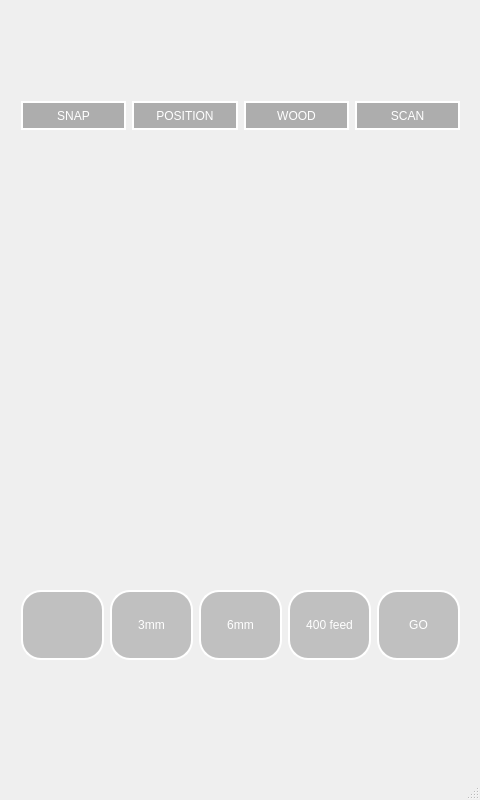
<?xml version="1.0" encoding="UTF-8"?>
<ui version="4.0">
 <class>MainWindow</class>
 <widget class="QMainWindow" name="MainWindow">
  <property name="geometry">
   <rect>
    <x>0</x>
    <y>0</y>
    <width>480</width>
    <height>800</height>
   </rect>
  </property>
  <property name="minimumSize">
   <size>
    <width>320</width>
    <height>480</height>
   </size>
  </property>
  <property name="maximumSize">
   <size>
    <width>480</width>
    <height>800</height>
   </size>
  </property>
  <property name="baseSize">
   <size>
    <width>320</width>
    <height>480</height>
   </size>
  </property>
  <property name="windowTitle">
   <string>MainWindow</string>
  </property>
  <widget class="QWidget" name="centralWidget">
   <property name="minimumSize">
    <size>
     <width>320</width>
     <height>480</height>
    </size>
   </property>
   <property name="maximumSize">
    <size>
     <width>480</width>
     <height>800</height>
    </size>
   </property>
   <property name="baseSize">
    <size>
     <width>320</width>
     <height>480</height>
    </size>
   </property>
   <widget class="QWidget" name="horizontalLayoutWidget">
    <property name="geometry">
     <rect>
      <x>10</x>
      <y>590</y>
      <width>461</width>
      <height>81</height>
     </rect>
    </property>
    <layout class="QHBoxLayout" name="horizontalLayout_1" stretch="0,0,0,0,0">
     <property name="spacing">
      <number>-1</number>
     </property>
     <property name="sizeConstraint">
      <enum>QLayout::SetDefaultConstraint</enum>
     </property>
     <property name="topMargin">
      <number>0</number>
     </property>
     <item>
      <widget class="QPushButton" name="btnPreview_4">
       <property name="enabled">
        <bool>true</bool>
       </property>
       <property name="sizePolicy">
        <sizepolicy hsizetype="Minimum" vsizetype="Expanding">
         <horstretch>0</horstretch>
         <verstretch>0</verstretch>
        </sizepolicy>
       </property>
       <property name="autoFillBackground">
        <bool>false</bool>
       </property>
       <property name="styleSheet">
        <string notr="true">background-color: rgba(0, 0, 0, 50);
border: 2px solid white;
border-radius: 20px;
color: white;</string>
       </property>
       <property name="text">
        <string/>
       </property>
       <property name="icon">
        <iconset>
         <normaloff>../../../../Downloads/green_dot.png</normaloff>../../../../Downloads/green_dot.png</iconset>
       </property>
      </widget>
     </item>
     <item>
      <widget class="QPushButton" name="btnPreview_3">
       <property name="enabled">
        <bool>true</bool>
       </property>
       <property name="sizePolicy">
        <sizepolicy hsizetype="Minimum" vsizetype="Expanding">
         <horstretch>0</horstretch>
         <verstretch>0</verstretch>
        </sizepolicy>
       </property>
       <property name="styleSheet">
        <string notr="true">background-color: rgba(0, 0, 0, 50);
border: 2px solid white;
border-radius: 20px;
color: white;</string>
       </property>
       <property name="text">
        <string>3mm</string>
       </property>
      </widget>
     </item>
     <item>
      <widget class="QPushButton" name="btnPreview_2">
       <property name="enabled">
        <bool>true</bool>
       </property>
       <property name="sizePolicy">
        <sizepolicy hsizetype="Minimum" vsizetype="Expanding">
         <horstretch>0</horstretch>
         <verstretch>0</verstretch>
        </sizepolicy>
       </property>
       <property name="styleSheet">
        <string notr="true">background-color: rgba(0, 0, 0, 50);
border: 2px solid white;
border-radius: 20px;
color: white;</string>
       </property>
       <property name="text">
        <string>6mm</string>
       </property>
      </widget>
     </item>
     <item>
      <widget class="QPushButton" name="btnPreview">
       <property name="enabled">
        <bool>true</bool>
       </property>
       <property name="sizePolicy">
        <sizepolicy hsizetype="Minimum" vsizetype="Expanding">
         <horstretch>0</horstretch>
         <verstretch>0</verstretch>
        </sizepolicy>
       </property>
       <property name="styleSheet">
        <string notr="true">background-color: rgba(0, 0, 0, 50);
border: 2px solid white;
border-radius: 20px;
color: white;</string>
       </property>
       <property name="text">
        <string>400 feed</string>
       </property>
      </widget>
     </item>
     <item>
      <widget class="QPushButton" name="btnSnap">
       <property name="sizePolicy">
        <sizepolicy hsizetype="Minimum" vsizetype="Expanding">
         <horstretch>0</horstretch>
         <verstretch>0</verstretch>
        </sizepolicy>
       </property>
       <property name="palette">
        <palette>
         <active>
          <colorrole role="WindowText">
           <brush brushstyle="SolidPattern">
            <color alpha="255">
             <red>255</red>
             <green>255</green>
             <blue>255</blue>
            </color>
           </brush>
          </colorrole>
          <colorrole role="Button">
           <brush brushstyle="SolidPattern">
            <color alpha="50">
             <red>0</red>
             <green>0</green>
             <blue>0</blue>
            </color>
           </brush>
          </colorrole>
          <colorrole role="Text">
           <brush brushstyle="SolidPattern">
            <color alpha="255">
             <red>255</red>
             <green>255</green>
             <blue>255</blue>
            </color>
           </brush>
          </colorrole>
          <colorrole role="ButtonText">
           <brush brushstyle="SolidPattern">
            <color alpha="255">
             <red>255</red>
             <green>255</green>
             <blue>255</blue>
            </color>
           </brush>
          </colorrole>
          <colorrole role="Base">
           <brush brushstyle="SolidPattern">
            <color alpha="50">
             <red>0</red>
             <green>0</green>
             <blue>0</blue>
            </color>
           </brush>
          </colorrole>
          <colorrole role="Window">
           <brush brushstyle="SolidPattern">
            <color alpha="50">
             <red>0</red>
             <green>0</green>
             <blue>0</blue>
            </color>
           </brush>
          </colorrole>
         </active>
         <inactive>
          <colorrole role="WindowText">
           <brush brushstyle="SolidPattern">
            <color alpha="255">
             <red>255</red>
             <green>255</green>
             <blue>255</blue>
            </color>
           </brush>
          </colorrole>
          <colorrole role="Button">
           <brush brushstyle="SolidPattern">
            <color alpha="50">
             <red>0</red>
             <green>0</green>
             <blue>0</blue>
            </color>
           </brush>
          </colorrole>
          <colorrole role="Text">
           <brush brushstyle="SolidPattern">
            <color alpha="255">
             <red>255</red>
             <green>255</green>
             <blue>255</blue>
            </color>
           </brush>
          </colorrole>
          <colorrole role="ButtonText">
           <brush brushstyle="SolidPattern">
            <color alpha="255">
             <red>255</red>
             <green>255</green>
             <blue>255</blue>
            </color>
           </brush>
          </colorrole>
          <colorrole role="Base">
           <brush brushstyle="SolidPattern">
            <color alpha="50">
             <red>0</red>
             <green>0</green>
             <blue>0</blue>
            </color>
           </brush>
          </colorrole>
          <colorrole role="Window">
           <brush brushstyle="SolidPattern">
            <color alpha="50">
             <red>0</red>
             <green>0</green>
             <blue>0</blue>
            </color>
           </brush>
          </colorrole>
         </inactive>
         <disabled>
          <colorrole role="WindowText">
           <brush brushstyle="SolidPattern">
            <color alpha="255">
             <red>255</red>
             <green>255</green>
             <blue>255</blue>
            </color>
           </brush>
          </colorrole>
          <colorrole role="Button">
           <brush brushstyle="SolidPattern">
            <color alpha="50">
             <red>0</red>
             <green>0</green>
             <blue>0</blue>
            </color>
           </brush>
          </colorrole>
          <colorrole role="Text">
           <brush brushstyle="SolidPattern">
            <color alpha="255">
             <red>255</red>
             <green>255</green>
             <blue>255</blue>
            </color>
           </brush>
          </colorrole>
          <colorrole role="ButtonText">
           <brush brushstyle="SolidPattern">
            <color alpha="255">
             <red>255</red>
             <green>255</green>
             <blue>255</blue>
            </color>
           </brush>
          </colorrole>
          <colorrole role="Base">
           <brush brushstyle="SolidPattern">
            <color alpha="50">
             <red>0</red>
             <green>0</green>
             <blue>0</blue>
            </color>
           </brush>
          </colorrole>
          <colorrole role="Window">
           <brush brushstyle="SolidPattern">
            <color alpha="50">
             <red>0</red>
             <green>0</green>
             <blue>0</blue>
            </color>
           </brush>
          </colorrole>
         </disabled>
        </palette>
       </property>
       <property name="styleSheet">
        <string notr="true">background-color: rgba(0, 0, 0, 50);
border: 2px solid white;
border-radius: 20px;
color: white;</string>
       </property>
       <property name="text">
        <string>GO</string>
       </property>
      </widget>
     </item>
    </layout>
   </widget>
   <widget class="QWidget" name="horizontalLayoutWidget_2">
    <property name="geometry">
     <rect>
      <x>10</x>
      <y>90</y>
      <width>461</width>
      <height>51</height>
     </rect>
    </property>
    <layout class="QHBoxLayout" name="horizontalLayout_2">
     <item>
      <widget class="QPushButton" name="btnSettings_4">
       <property name="sizePolicy">
        <sizepolicy hsizetype="Minimum" vsizetype="Expanding">
         <horstretch>0</horstretch>
         <verstretch>0</verstretch>
        </sizepolicy>
       </property>
       <property name="styleSheet">
        <string notr="true">background-color: rgba(0, 0, 0, 70);
border: 2px solid white;
border-radius: 30px;
color: white;</string>
       </property>
       <property name="text">
        <string>SNAP</string>
       </property>
       <property name="checkable">
        <bool>false</bool>
       </property>
       <property name="checked">
        <bool>false</bool>
       </property>
       <property name="flat">
        <bool>false</bool>
       </property>
      </widget>
     </item>
     <item>
      <widget class="QPushButton" name="btnSettings_3">
       <property name="sizePolicy">
        <sizepolicy hsizetype="Minimum" vsizetype="Expanding">
         <horstretch>0</horstretch>
         <verstretch>0</verstretch>
        </sizepolicy>
       </property>
       <property name="styleSheet">
        <string notr="true">background-color: rgba(0, 0, 0, 70);
border: 2px solid white;
border-radius: 30px;
color: white;</string>
       </property>
       <property name="text">
        <string>POSITION</string>
       </property>
      </widget>
     </item>
     <item>
      <widget class="QPushButton" name="btnSettings_2">
       <property name="sizePolicy">
        <sizepolicy hsizetype="Minimum" vsizetype="Expanding">
         <horstretch>0</horstretch>
         <verstretch>0</verstretch>
        </sizepolicy>
       </property>
       <property name="styleSheet">
        <string notr="true">background-color: rgba(0, 0, 0, 70);
border: 2px solid white;
border-radius: 30px;
color: white;</string>
       </property>
       <property name="text">
        <string>WOOD</string>
       </property>
      </widget>
     </item>
     <item>
      <widget class="QPushButton" name="btnSettings">
       <property name="sizePolicy">
        <sizepolicy hsizetype="Minimum" vsizetype="Expanding">
         <horstretch>0</horstretch>
         <verstretch>0</verstretch>
        </sizepolicy>
       </property>
       <property name="styleSheet">
        <string notr="true">background-color: rgba(0, 0, 0, 70);
border: 2px solid white;
border-radius: 30px;
color: white;</string>
       </property>
       <property name="text">
        <string>SCAN</string>
       </property>
      </widget>
     </item>
    </layout>
   </widget>
   <widget class="QLabel" name="lblCamView">
    <property name="geometry">
     <rect>
      <x>0</x>
      <y>-10</y>
      <width>480</width>
      <height>800</height>
     </rect>
    </property>
    <property name="minimumSize">
     <size>
      <width>320</width>
      <height>460</height>
     </size>
    </property>
    <property name="maximumSize">
     <size>
      <width>480</width>
      <height>800</height>
     </size>
    </property>
    <property name="baseSize">
     <size>
      <width>480</width>
      <height>800</height>
     </size>
    </property>
    <property name="text">
     <string/>
    </property>
    <property name="alignment">
     <set>Qt::AlignCenter</set>
    </property>
   </widget>
   <zorder>lblCamView</zorder>
   <zorder>horizontalLayoutWidget</zorder>
   <zorder>horizontalLayoutWidget_2</zorder>
  </widget>
  <widget class="QStatusBar" name="statusBar"/>
 </widget>
 <layoutdefault spacing="6" margin="11"/>
 <resources/>
 <connections/>
</ui>
